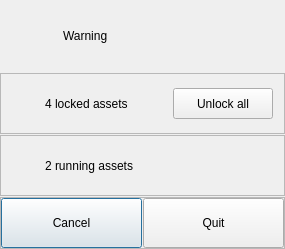
<?xml version="1.0" encoding="UTF-8"?>
<ui version="4.0">
 <class>Dialog</class>
 <widget class="QDialog" name="Dialog">
  <property name="geometry">
   <rect>
    <x>0</x>
    <y>0</y>
    <width>285</width>
    <height>249</height>
   </rect>
  </property>
  <property name="windowTitle">
   <string>Dialog</string>
  </property>
  <layout class="QVBoxLayout" name="verticalLayout">
   <property name="spacing">
    <number>1</number>
   </property>
   <property name="leftMargin">
    <number>0</number>
   </property>
   <property name="topMargin">
    <number>0</number>
   </property>
   <property name="rightMargin">
    <number>0</number>
   </property>
   <property name="bottomMargin">
    <number>0</number>
   </property>
   <item>
    <widget class="QFrame" name="horizontalFrame_2">
     <property name="sizePolicy">
      <sizepolicy hsizetype="Preferred" vsizetype="Fixed">
       <horstretch>0</horstretch>
       <verstretch>0</verstretch>
      </sizepolicy>
     </property>
     <layout class="QHBoxLayout" name="horizontalLayout_2">
      <property name="spacing">
       <number>2</number>
      </property>
      <property name="leftMargin">
       <number>11</number>
      </property>
      <property name="topMargin">
       <number>11</number>
      </property>
      <property name="rightMargin">
       <number>11</number>
      </property>
      <property name="bottomMargin">
       <number>11</number>
      </property>
      <item>
       <widget class="QLabel" name="quit_popup_warning_image_label">
        <property name="minimumSize">
         <size>
          <width>50</width>
          <height>50</height>
         </size>
        </property>
        <property name="maximumSize">
         <size>
          <width>50</width>
          <height>50</height>
         </size>
        </property>
        <property name="text">
         <string/>
        </property>
       </widget>
      </item>
      <item>
       <widget class="QLabel" name="label">
        <property name="sizePolicy">
         <sizepolicy hsizetype="Preferred" vsizetype="Fixed">
          <horstretch>0</horstretch>
          <verstretch>0</verstretch>
         </sizepolicy>
        </property>
        <property name="text">
         <string>Warning</string>
        </property>
       </widget>
      </item>
     </layout>
    </widget>
   </item>
   <item>
    <widget class="QFrame" name="quit_popup_lock_frame">
     <property name="sizePolicy">
      <sizepolicy hsizetype="Ignored" vsizetype="Expanding">
       <horstretch>0</horstretch>
       <verstretch>0</verstretch>
      </sizepolicy>
     </property>
     <property name="frameShape">
      <enum>QFrame::StyledPanel</enum>
     </property>
     <property name="frameShadow">
      <enum>QFrame::Raised</enum>
     </property>
     <layout class="QVBoxLayout" name="verticalLayout_3">
      <property name="spacing">
       <number>2</number>
      </property>
      <property name="leftMargin">
       <number>11</number>
      </property>
      <property name="topMargin">
       <number>11</number>
      </property>
      <property name="rightMargin">
       <number>11</number>
      </property>
      <property name="bottomMargin">
       <number>11</number>
      </property>
      <item>
       <spacer name="verticalSpacer">
        <property name="orientation">
         <enum>Qt::Vertical</enum>
        </property>
        <property name="sizeHint" stdset="0">
         <size>
          <width>20</width>
          <height>40</height>
         </size>
        </property>
       </spacer>
      </item>
      <item>
       <layout class="QHBoxLayout" name="horizontalLayout_5">
        <item>
         <widget class="QLabel" name="quit_popup_lock_image_label">
          <property name="minimumSize">
           <size>
            <width>31</width>
            <height>31</height>
           </size>
          </property>
          <property name="maximumSize">
           <size>
            <width>31</width>
            <height>31</height>
           </size>
          </property>
          <property name="text">
           <string/>
          </property>
         </widget>
        </item>
        <item>
         <widget class="QLabel" name="quit_popup_lock_label">
          <property name="text">
           <string>4 locked assets</string>
          </property>
         </widget>
        </item>
        <item>
         <widget class="QPushButton" name="quit_popup_unlock_all_pushButton">
          <property name="sizePolicy">
           <sizepolicy hsizetype="Minimum" vsizetype="Expanding">
            <horstretch>0</horstretch>
            <verstretch>0</verstretch>
           </sizepolicy>
          </property>
          <property name="minimumSize">
           <size>
            <width>0</width>
            <height>31</height>
           </size>
          </property>
          <property name="maximumSize">
           <size>
            <width>100</width>
            <height>16777215</height>
           </size>
          </property>
          <property name="text">
           <string>Unlock all</string>
          </property>
         </widget>
        </item>
       </layout>
      </item>
      <item>
       <spacer name="verticalSpacer_2">
        <property name="orientation">
         <enum>Qt::Vertical</enum>
        </property>
        <property name="sizeHint" stdset="0">
         <size>
          <width>20</width>
          <height>40</height>
         </size>
        </property>
       </spacer>
      </item>
     </layout>
    </widget>
   </item>
   <item>
    <widget class="QFrame" name="quit_popup_run_frame">
     <property name="sizePolicy">
      <sizepolicy hsizetype="Preferred" vsizetype="Expanding">
       <horstretch>0</horstretch>
       <verstretch>0</verstretch>
      </sizepolicy>
     </property>
     <property name="frameShape">
      <enum>QFrame::StyledPanel</enum>
     </property>
     <property name="frameShadow">
      <enum>QFrame::Raised</enum>
     </property>
     <layout class="QVBoxLayout" name="verticalLayout_4">
      <property name="spacing">
       <number>2</number>
      </property>
      <property name="leftMargin">
       <number>11</number>
      </property>
      <property name="topMargin">
       <number>11</number>
      </property>
      <property name="rightMargin">
       <number>11</number>
      </property>
      <property name="bottomMargin">
       <number>11</number>
      </property>
      <item>
       <spacer name="verticalSpacer_3">
        <property name="orientation">
         <enum>Qt::Vertical</enum>
        </property>
        <property name="sizeHint" stdset="0">
         <size>
          <width>20</width>
          <height>40</height>
         </size>
        </property>
       </spacer>
      </item>
      <item>
       <layout class="QHBoxLayout" name="horizontalLayout_3">
        <item>
         <widget class="QLabel" name="quit_popup_run_image_label">
          <property name="minimumSize">
           <size>
            <width>31</width>
            <height>31</height>
           </size>
          </property>
          <property name="maximumSize">
           <size>
            <width>31</width>
            <height>31</height>
           </size>
          </property>
          <property name="text">
           <string/>
          </property>
         </widget>
        </item>
        <item>
         <widget class="QLabel" name="quit_popup_run_label">
          <property name="text">
           <string>2 running assets</string>
          </property>
         </widget>
        </item>
       </layout>
      </item>
      <item>
       <spacer name="verticalSpacer_4">
        <property name="orientation">
         <enum>Qt::Vertical</enum>
        </property>
        <property name="sizeHint" stdset="0">
         <size>
          <width>20</width>
          <height>40</height>
         </size>
        </property>
       </spacer>
      </item>
     </layout>
    </widget>
   </item>
   <item>
    <widget class="QFrame" name="quit_popup_main_frame">
     <property name="sizePolicy">
      <sizepolicy hsizetype="Preferred" vsizetype="Fixed">
       <horstretch>0</horstretch>
       <verstretch>0</verstretch>
      </sizepolicy>
     </property>
     <property name="frameShape">
      <enum>QFrame::StyledPanel</enum>
     </property>
     <property name="frameShadow">
      <enum>QFrame::Raised</enum>
     </property>
     <layout class="QVBoxLayout" name="verticalLayout_2">
      <property name="spacing">
       <number>1</number>
      </property>
      <property name="leftMargin">
       <number>0</number>
      </property>
      <property name="topMargin">
       <number>0</number>
      </property>
      <property name="rightMargin">
       <number>0</number>
      </property>
      <property name="bottomMargin">
       <number>0</number>
      </property>
      <item>
       <widget class="QFrame" name="horizontalFrame">
        <property name="sizePolicy">
         <sizepolicy hsizetype="Preferred" vsizetype="Fixed">
          <horstretch>0</horstretch>
          <verstretch>0</verstretch>
         </sizepolicy>
        </property>
        <layout class="QHBoxLayout" name="horizontalLayout">
         <property name="spacing">
          <number>1</number>
         </property>
         <property name="leftMargin">
          <number>0</number>
         </property>
         <property name="topMargin">
          <number>0</number>
         </property>
         <property name="rightMargin">
          <number>0</number>
         </property>
         <property name="bottomMargin">
          <number>0</number>
         </property>
         <item>
          <widget class="QPushButton" name="quit_popup_cancel_pushButton">
           <property name="minimumSize">
            <size>
             <width>0</width>
             <height>50</height>
            </size>
           </property>
           <property name="text">
            <string>Cancel</string>
           </property>
           <property name="default">
            <bool>true</bool>
           </property>
          </widget>
         </item>
         <item>
          <widget class="QPushButton" name="quit_popup_quit_pushButton">
           <property name="minimumSize">
            <size>
             <width>0</width>
             <height>50</height>
            </size>
           </property>
           <property name="text">
            <string>Quit</string>
           </property>
          </widget>
         </item>
        </layout>
       </widget>
      </item>
     </layout>
    </widget>
   </item>
  </layout>
 </widget>
 <resources/>
 <connections>
  <connection>
   <sender>quit_popup_cancel_pushButton</sender>
   <signal>clicked()</signal>
   <receiver>Dialog</receiver>
   <slot>reject()</slot>
   <hints>
    <hint type="sourcelabel">
     <x>173</x>
     <y>175</y>
    </hint>
    <hint type="destinationlabel">
     <x>325</x>
     <y>106</y>
    </hint>
   </hints>
  </connection>
  <connection>
   <sender>quit_popup_quit_pushButton</sender>
   <signal>clicked()</signal>
   <receiver>Dialog</receiver>
   <slot>accept()</slot>
   <hints>
    <hint type="sourcelabel">
     <x>478</x>
     <y>175</y>
    </hint>
    <hint type="destinationlabel">
     <x>325</x>
     <y>106</y>
    </hint>
   </hints>
  </connection>
 </connections>
</ui>
